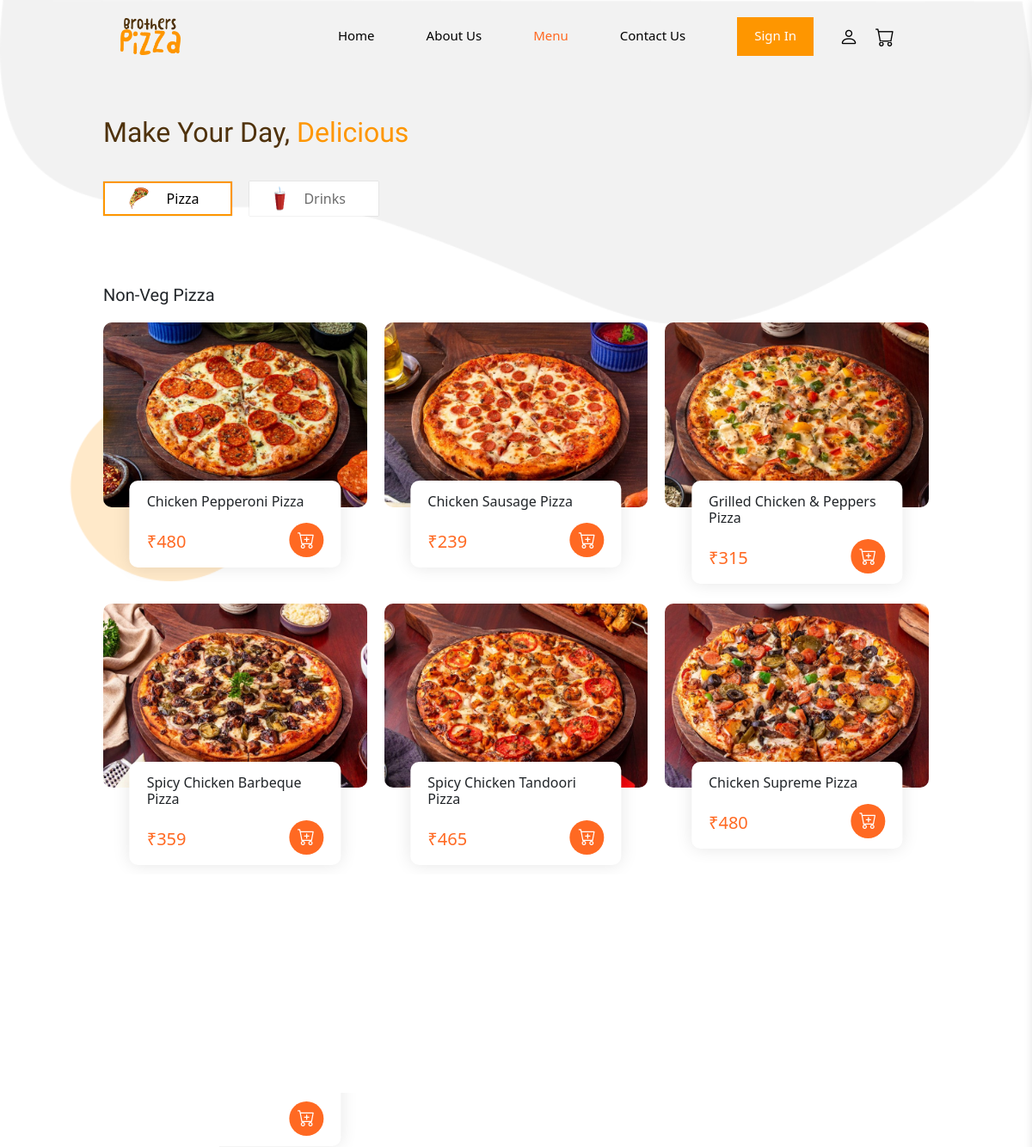
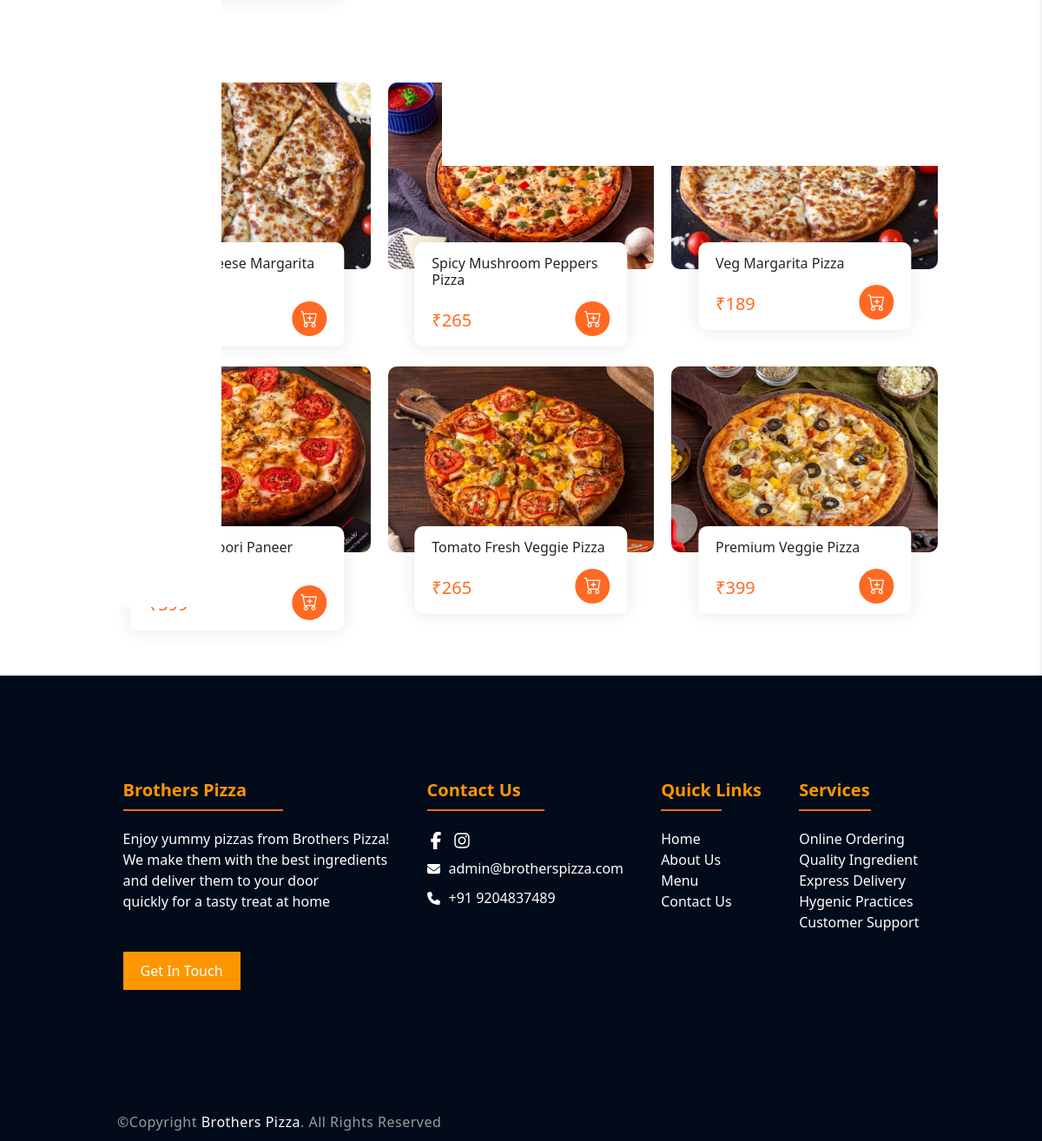
Page /menu.php on the committed database (2 pictures, top to bottom).
### tables this page shows
CREATE TABLE `pizza` (
  `p_id` varchar(10) NOT NULL,
  `p_name` varchar(50) NOT NULL,
  `p_price` int(10) NOT NULL,
  `p_type` varchar(10) NOT NULL,
  `p_image` varchar(50) NOT NULL
);

### menu.php (the view, shortened to what this page needs)
<!DOCTYPE html>
<html>
	<head>
		<?php
        	$connresult = db_connect();
			$nonVegPizza = $connresult->query("select * from pizza where p_type = 'Non Veg'");
			$vegPizza = $connresult->query("select * from pizza where p_type = 'Veg'");
		?>
		<link rel="stylesheet" type="text/css" href="./css/style.css">
        <link rel="stylesheet" href="https://cdn.jsdelivr.net/npm/bootstrap-icons@1.11.3/font/bootstrap-icons.min.css">
		<link href="https://cdn.jsdelivr.net/npm/bootstrap@5.3.2/dist/css/bootstrap.min.css" rel="stylesheet">
	</head>
    <body>
        <?php include 'navbar.php'?>
		<div class="pizza-list-outer" style="margin-bottom: 50px">
			<div class="pizza-list-inner">
				<h2 style="font-family: 'salsa';color: #4F320C; margin-top: 50px">Make Your Day, <span style="color: var(--primary)">Delicious</span></h2>
				<div class="menu-top">
					<ul style="">
						<li class="active-nav" id="show-pizza-button"><img src="./images/pizza-icon.png" height="25">Pizza</li>
						<li class="" id="show-drinks-button"><img src="./images/drinks.png" height="30">Drinks</li>
					</ul>
				</div>
				<h5 style="margin: 50px 0 20px 0; font-family: 'salsa';" class="pizza-list-grid">Non-Veg Pizza</h5>
				<div class="list-grid pizza-list-grid">
					<?php
					while($item = $nonVegPizza->fetch_assoc()) {
						echo '
						<div class="grid-element">
							<a onclick="openDescription(`'.$item['p_id'].'`)">
								<div class="grid-image">
									<img src="'.$item['p_image'].'">
								</div>
							</a>
							<div class="element-detail">
								<h6>'.$item['p_name'].'</h6>
								<div class="cart-and-price">
									<h5>₹'.$item['p_price'].'</h5>
									<button class="order-button" id="'.$item['p_id'].'" onclick="addToCart(this.id)"><i class="bi bi-cart-plus"></i></button>
								</div>
							</div>
						</div>
						';
					}
					?>
				</div>
				<h5 style="margin: 50px 0 20px 0; font-family: 'salsa';" class="pizza-list-grid">Veg Pizza</h5>
				<div class="list-grid pizza-list-grid">
					<?php
						while($item = $vegPizza->fetch_assoc()) {
							echo '
							<div class="grid-element">
								<a onclick="openDescription(`'.$item['p_id'].'`)">
									<div class="grid-image">
										<img src="'.$item['p_image'].'">
									</div>
								</a>
								<div class="element-detail">
									<h6>'.$item['p_name'].'</h6>
									<div class="cart-and-price">
										<h5>₹'.$item['p_price'].'</h5>
										<button class="order-button" id="'.$item['p_id'].'" onclick="addToCart(this.id)"><i class="bi bi-cart-plus"></i></button>
									</div>
								</div>
							</div>
							';
						}
					?>
				</div>
			</div>
		</div>
        <?php include 'footer.php'?>
    </body>
</html>

### css/style.css (style rules this page uses)
:root { --primary: #FE9600; --secondary: #FF6922; --light: #fefaf5; --dark: #4F320C; }
body { margin: 0; font-family: "Poppins", sans-serif; font-size: 15px; background-image: url('../images/path1.png'); background-position: top; background-repeat: no-repeat; background-size: 100%; background-attachment: fixed; position: relative; overflow-x: hidden; }
.order-button { background: var(--primary); text-decoration: none; padding: 10px 20px; color: white !important; border: none; cursor: pointer; transition: 0.1s; }
.pizza-list-outer { min-width: 100%; position: relative; }
.pizza-list-inner { max-width: 80%; margin: auto; }
.menu-top { display: flex; }
.pizza-list-inner ul { list-style-type: none; display: flex; gap: 20px; padding: 0; margin: 30px 0; }
.pizza-list-inner ul li { display: flex; align-items: center; justify-content: center; gap: 20px; padding: 5px 20px 5px 10px; min-width: 150px; background-color: rgb(255, 255, 255); font-weight: 500; box-shadow: 0 0 1px rgba(0, 0, 0, 0.3); cursor: pointer; margin: 0; color: #6c6c6c; }
.pizza-list-inner ul .active-nav { color: #000; border: solid 2px var(--primary); }
.pizza-list-inner .list-grid { display: grid; grid-template-columns: repeat(auto-fill, minmax(270px, 1fr)); gap: 20px; }
.pizza-list-inner .grid-element { position: relative; cursor: pointer; }
.pizza-list-inner .grid-element .grid-image { border-radius: 10px; overflow: hidden; height: 70%; }
.pizza-list-inner .grid-element .grid-image img { height: 100%; width: 100%; object-fit: cover; object-position: center; transition: 0.1s; }
.pizza-list-inner .grid-element .element-detail { background-color: white; position: absolute; top: 60%; left: 50%; padding: 15px 20px 10px 20px; border-radius: 10px; min-width: 80%; transform: translate(-50%,0); box-shadow: 0 0 20px rgba(0, 0, 0, 0.1); }
.pizza-list-inner .grid-element .element-detail .cart-and-price { display: flex; justify-content: space-between; margin-top: 15px; }
.pizza-list-inner .grid-element .element-detail .cart-and-price .order-button { background-color: var(--secondary); font-size: 20px; padding: 5px 10px; height: fit-content; border-radius: 50%; }
.pizza-list-inner .grid-element .element-detail h5 { text-align: right; margin-top: 10px; color: var(--secondary); }

### rows in the picture
pizza: p_image (picture), p_name "Chicken Pepperoni Pizza", p_price "480"
pizza: p_image (picture), p_name "Chicken Sausage Pizza", p_price "239"
pizza: p_image (picture), p_name "Grilled Chicken & Peppers Pizza", p_price "315"
pizza: p_image (picture), p_name "Spicy Chicken Barbeque Pizza", p_price "359"
pizza: p_image (picture), p_name "Spicy Chicken Tandoori Pizza", p_price "465"
pizza: p_image (picture), p_name "Chicken Supreme Pizza", p_price "480"
pizza: p_image (picture)
pizza: p_image (picture), p_name "Double Cheese Margarita Pizza"
pizza: p_image (picture), p_name "Spicy Mushroom Peppers Pizza", p_price "265"
pizza: p_image (picture), p_name "Veg Margarita Pizza", p_price "189"
pizza: p_image (picture), p_name "Spicy Tandoori Paneer Pizza", p_price "399"
pizza: p_image (picture), p_name "Tomato Fresh Veggie Pizza", p_price "265"
pizza: p_image (picture), p_name "Premium Veggie Pizza", p_price "399"
